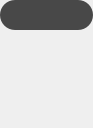
<?xml version="1.0" encoding="UTF-8"?>
<ui version="4.0">
 <class>MapPointWgt</class>
 <widget class="QWidget" name="MapPointWgt">
  <property name="geometry">
   <rect>
    <x>0</x>
    <y>0</y>
    <width>93</width>
    <height>128</height>
   </rect>
  </property>
  <property name="sizePolicy">
   <sizepolicy hsizetype="Fixed" vsizetype="Fixed">
    <horstretch>0</horstretch>
    <verstretch>0</verstretch>
   </sizepolicy>
  </property>
  <property name="minimumSize">
   <size>
    <width>93</width>
    <height>128</height>
   </size>
  </property>
  <property name="maximumSize">
   <size>
    <width>93</width>
    <height>128</height>
   </size>
  </property>
  <property name="windowTitle">
   <string>MapPointWgt</string>
  </property>
  <property name="styleSheet">
   <string notr="true"/>
  </property>
  <layout class="QGridLayout" name="gridLayout">
   <property name="leftMargin">
    <number>0</number>
   </property>
   <property name="topMargin">
    <number>0</number>
   </property>
   <property name="rightMargin">
    <number>0</number>
   </property>
   <property name="bottomMargin">
    <number>0</number>
   </property>
   <property name="spacing">
    <number>0</number>
   </property>
   <item row="0" column="0" colspan="3">
    <widget class="QLabel" name="label">
     <property name="sizePolicy">
      <sizepolicy hsizetype="Fixed" vsizetype="Fixed">
       <horstretch>0</horstretch>
       <verstretch>0</verstretch>
      </sizepolicy>
     </property>
     <property name="minimumSize">
      <size>
       <width>93</width>
       <height>30</height>
      </size>
     </property>
     <property name="maximumSize">
      <size>
       <width>93</width>
       <height>30</height>
      </size>
     </property>
     <property name="styleSheet">
      <string notr="true">#label{
background-color:rgba(0,0,0,0.7);
border-radius:15px;
font-family:&quot;微软雅黑&quot;;
font-size:12px;
color:rgba(255,255,255,1);
}</string>
     </property>
     <property name="text">
      <string/>
     </property>
     <property name="alignment">
      <set>Qt::AlignCenter</set>
     </property>
    </widget>
   </item>
   <item row="1" column="0">
    <spacer name="horizontalSpacer">
     <property name="orientation">
      <enum>Qt::Horizontal</enum>
     </property>
     <property name="sizeHint" stdset="0">
      <size>
       <width>21</width>
       <height>20</height>
      </size>
     </property>
    </spacer>
   </item>
   <item row="1" column="1">
    <widget class="QLabel" name="label_2">
     <property name="sizePolicy">
      <sizepolicy hsizetype="Fixed" vsizetype="Fixed">
       <horstretch>0</horstretch>
       <verstretch>0</verstretch>
      </sizepolicy>
     </property>
     <property name="minimumSize">
      <size>
       <width>45</width>
       <height>98</height>
      </size>
     </property>
     <property name="maximumSize">
      <size>
       <width>45</width>
       <height>98</height>
      </size>
     </property>
     <property name="text">
      <string/>
     </property>
    </widget>
   </item>
   <item row="1" column="2">
    <spacer name="horizontalSpacer_2">
     <property name="orientation">
      <enum>Qt::Horizontal</enum>
     </property>
     <property name="sizeHint" stdset="0">
      <size>
       <width>21</width>
       <height>20</height>
      </size>
     </property>
    </spacer>
   </item>
  </layout>
 </widget>
 <layoutdefault spacing="6" margin="11"/>
 <resources/>
 <connections/>
</ui>
